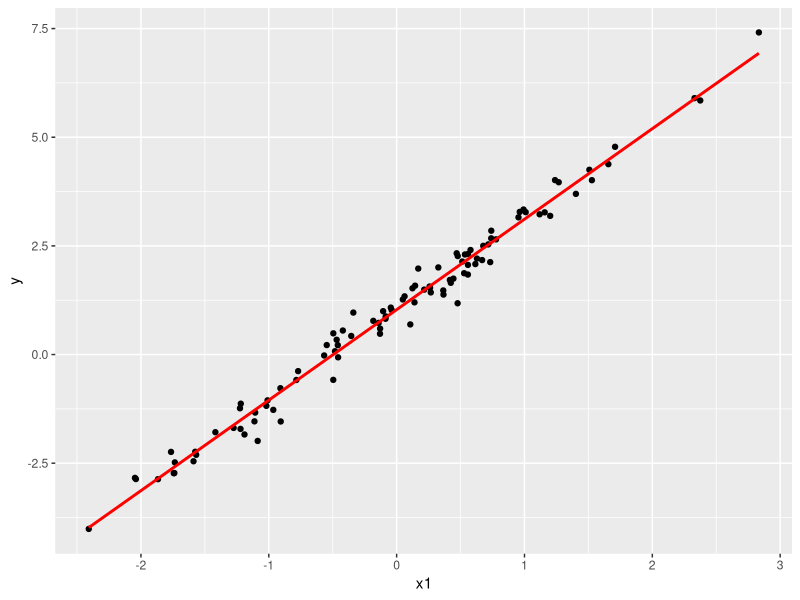

R code for this plot:
library(ggplot2)

x1 = rnorm(100)
x2 = x1
y = 1 + 2*x1 + 0.3*rnorm(100)

dxy = data.frame(x1, x2, y);

A = cbind(1, x1);
print(A)

B = cbind(1, x1, x2);
print(B)

out_A = lm(y ~ x1, dxy);
print(out_A)

# 선형독립이 아니게 된다
# 최소자승법을 최적화하여 얻는 식을 Normal Equation이라고 한다. 정규방정식이라고 쓰지만 의미는 수직방정식이 옳다

ggplot(dxy) +
  geom_point(aes(x1, y)) +
  geom_smooth(method = lm, aes(x1,y), col = 'red', se = F)

# 연립방정식을 풀 때, 근은 세 가지 형태가 나온다
## Unique Solution
## 무수히 많은 근 (부정) : beta를 특정할 수 없다
## 근이 없는 경우 (불능) : beta가 존재하지 않는다

# 선형식이 두개가 완전히 똑같을 때, 근이 무수히 많아져서 역행렬을 추정할 수 없다
# -> Generalized Inverse를 사용한다. but unique한 값이 추정이 되지 않는다.
# beta는 여러가지 값을 가질 수 있지만, 추정치는 unique한 값이 나온다.